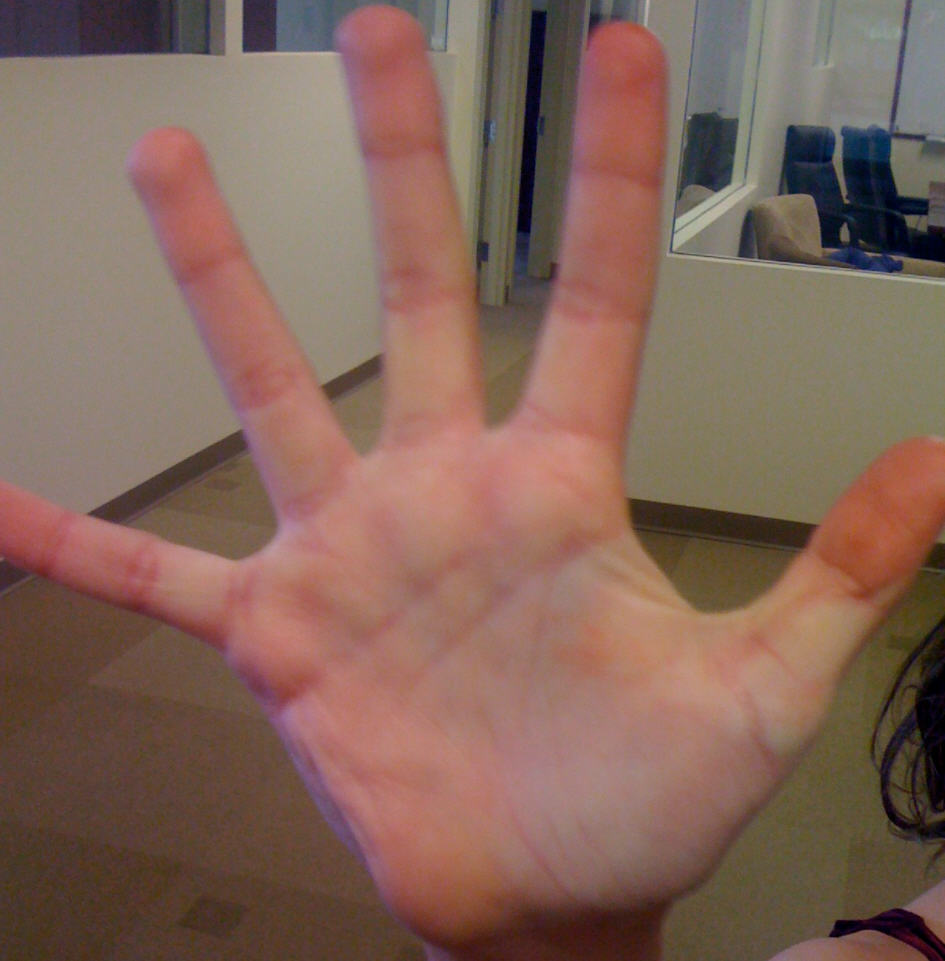
//> input picture opencv_extra/learning_opencv_v2/HandIndoorColor.jpg, 945 x 961 px
$ ./ch7_ex7_5_HistBackProj HandIndoorColor.jpg HandOutdoorColor.jpg   (built with g++ and OpenCV 4)
//> lines starting //> are read from the running program, lines starting //| are printed output that depends on the picture
// ch7_ex7_5_HistBackProj  OK, OK, this isn't in the book, its' "extra"
//     We cut the source code for actually doing back project in the book
//     but here it is no extra charge.
//   Gary Bradski July, 28, 2011
//
#include <opencv2/opencv.hpp>
#include <iostream>

using namespace cv;
using namespace std;
/* License:
   July 20, 2011
   Standard BSD

   BOOK: It would be nice if you cited it:
   Learning OpenCV 2: Computer Vision with the OpenCV Library
     by Gary Bradski and Adrian Kaehler
     Published by O'Reilly Media

   AVAILABLE AT:
     http://www.amazon.com/Learning-OpenCV-Computer-Vision-Library/dp/0596516134
     Or: http://oreilly.com/catalog/9780596516130/
     ISBN-10: 0596516134 or: ISBN-13: 978-0596516130

   Main OpenCV site
   http://opencv.willowgarage.com/wiki/
   * An active user group is at:
     http://tech.groups.yahoo.com/group/OpenCV/
   * The minutes of weekly OpenCV development meetings are at:
     http://pr.willowgarage.com/wiki/OpenCV
*/

void help(){
cout << "\nDemonstrate histogram back projection\nUsage:\n" <<
  "  ./ch7_ex7_5_HistBackProj modelImage testImage\n\n" <<
  "     Example call: ./ch7_ex7_5 HandIndoorColor.jpg HandOutdoorColor.jpg\n" <<
  "     Projection is done using calcBackProject()\n\n" << endl;
 }

int main( int argc, char** argv ) {

    Mat src[2],dst; //dst is what to display backproject on
	int i;
    if( argc == 3){
		//Load 2 images, first on is to build histogram of, 2nd is to run on
		for(i = 1; i<3; ++i){
			src[i-1] = imread(argv[i],1);
//> src[0] is the input picture: 961 rows x 945 cols, CV_8UC3; mean B, G, R 89.5, 101.6, 131.2
			if(src[i-1].empty()) {
				cerr << "Error on reading image "<<i<<": " << argv[i] << "\n" << endl;;
				return(-1);
			}
		}
        // Compute the HSV image, and decompose it into separate planes.
        //
		Mat hsv[2], hist[2], hist_img[2];
	    int h_bins = 16, s_bins = 16;
	    int ch[] = {0, 1};
        int    hist_size[] = { h_bins, s_bins };
        float  h_ranges[]  = { 0, 180 };          // hue is [0,180]
        float  s_ranges[]  = { 0, 255 };
        const float* ranges[]    = { h_ranges, s_ranges };
		int scale = 10;
#define patchx 61
#define patchy 61
//		Mat dst(src[1].size(),CV_8UC1,Scalar(0,0,0)); //One way of initialization
//		Mat dst = Mat::zeros(src[1].size(),CV_8UC1); //Another way of initialization
		Mat dst(src[1].size(),CV_8UC1);
//> dst: 915 rows x 945 cols, CV_8UC1; every value is 0
		dst.setTo(Scalar(0,0,0)); //Another way of zero'ing a matrix

 		for(i = 0; i<2; ++i){
        	cvtColor( src[i], hsv[i], CV_BGR2HSV );
    		calcHist(&hsv[i],1,ch,noArray(),hist[i],2,hist_size,ranges,true);
    		normalize( hist[i], hist[i], 0, 255, NORM_MINMAX);
			// Create an image to use to visualize our histogram.
  	        //
    		hist_img[i] = Mat::zeros(Size(h_bins * scale, s_bins * scale),CV_8UC3);
    		//Draw our histogram
    		for( int h = 0; h < hist_size[0]; h++ )
    			for( int s = 0; s < hist_size[1]; s++ )
    			{
    				float hval = hist[i].at<float>(h, s);
    				rectangle(hist_img[i], Rect(h*scale, s*scale, scale, scale),
    						Scalar::all(hval), -1);
    			}
		}//For the 2 images
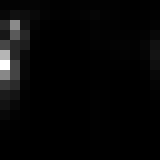
//> hist_img[0]: 160 rows x 160 cols, CV_8UC3; min 0, max 255, mean 6.8
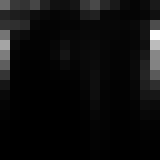
//> hist_img[1]: 160 rows x 160 cols, CV_8UC3; min 0, max 255, mean 13.3

		//DO THE BACK PROJECTION
 		calcBackProject(&(hsv[1]),1,ch,hist[0],dst,ranges,scale);
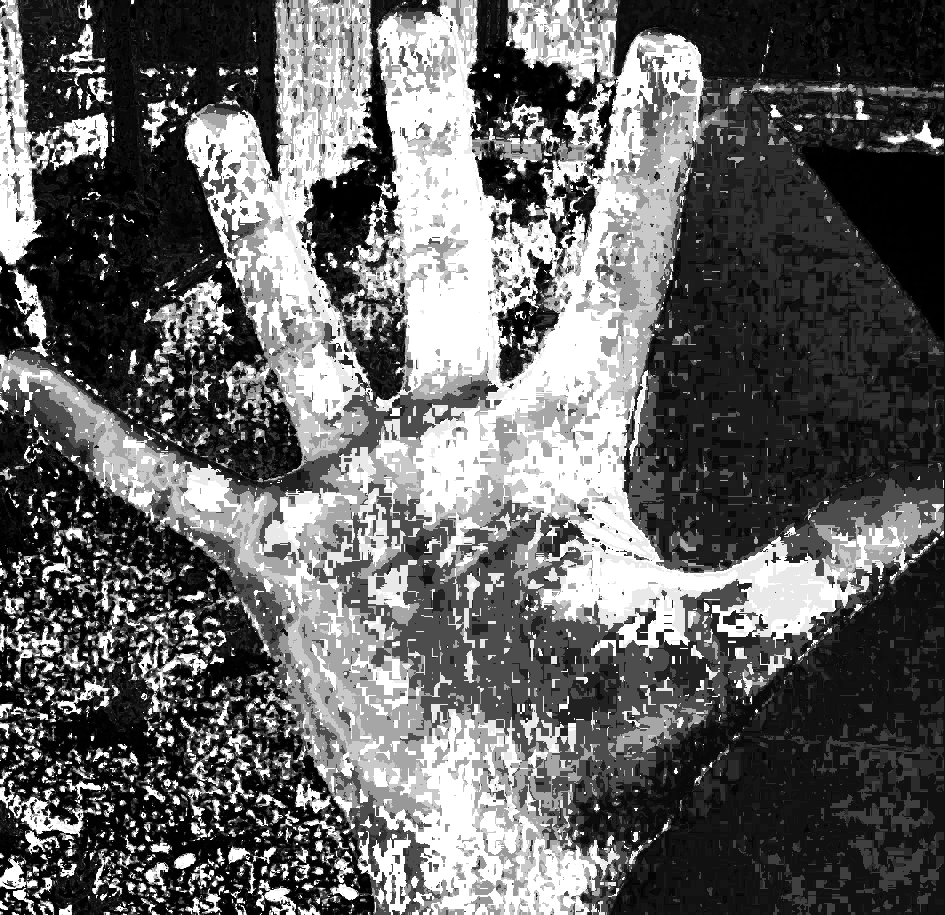
//> dst: 915 rows x 945 cols, CV_8UC1; min 0, max 255, mean 100.7

        //DISPLAY
		namedWindow( "Model Image", 0 );
        imshow(   "Model Image", src[0] );
        namedWindow( "Model H-S Histogram", 0 );
        imshow(   "Model H-S Histogram", hist_img[0] );

		namedWindow( "Test Image", 0 );
        imshow(   "Test Image", src[1] );
        namedWindow( "Test H-S Histogram", 0 );
        imshow(   "Test H-S Histogram", hist_img[1] );

		namedWindow( "Back Projection",0);
		imshow(   "Back Projection", dst );
        waitKey(0);
    }
	else { cerr << "Error: Wrong number of arguments\n" << endl; help(); return -1;}
}
